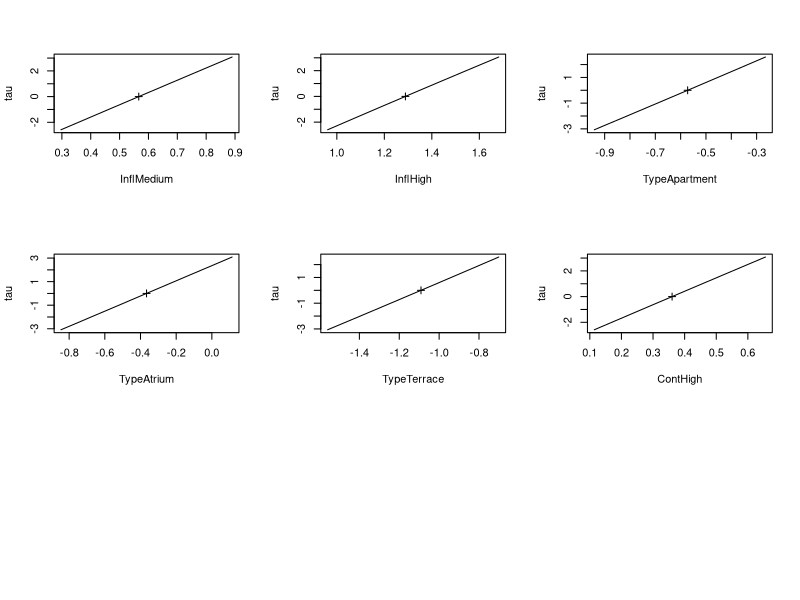
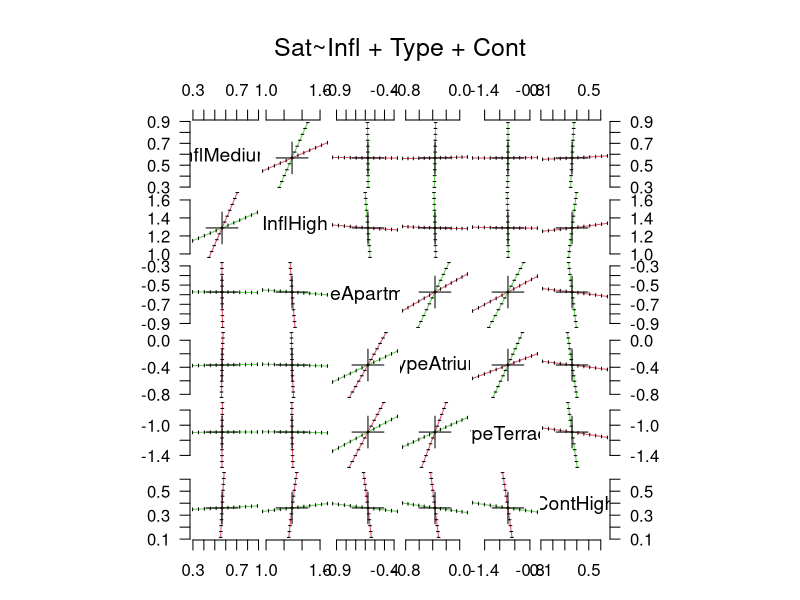

Source code (R) for these figures, in order:
## ---- chunk 1
knitr::opts_chunk$set(echo = TRUE)
## ---- chunk 2
library(MASS)

options(contrasts = c("contr.treatment", "contr.poly"))
house.plr <- polr(Sat ~ Infl + Type + Cont, weights = Freq, data = housing)
house.plr

## ---- chunk 3

summary(house.plr, digits = 3)
## ---- chunk 4
## slightly worse fit from
summary(update(house.plr, method = "probit", Hess = TRUE), digits = 3)
## ---- chunk 5
## although it is not really appropriate, can fit
summary(update(house.plr, method = "cloglog", Hess = TRUE), digits = 3)


## ---- chunk 6
predict(house.plr, housing, type = "p")
addterm(house.plr, ~.^2, test = "Chisq")
## ---- chunk 7
house.plr2 <- stepAIC(house.plr, ~.^2)
house.plr2$anova
## ---- chunk 8
anova(house.plr, house.plr2)
## ---- chunk 9
house.plr <- update(house.plr, Hess=TRUE)
pr <- profile(house.plr)
## ---- chunk 10
confint(pr)

## ---- chunk 11

plot(pr)
## ---- chunk 12
pairs(pr)
## ---- chunk 13

